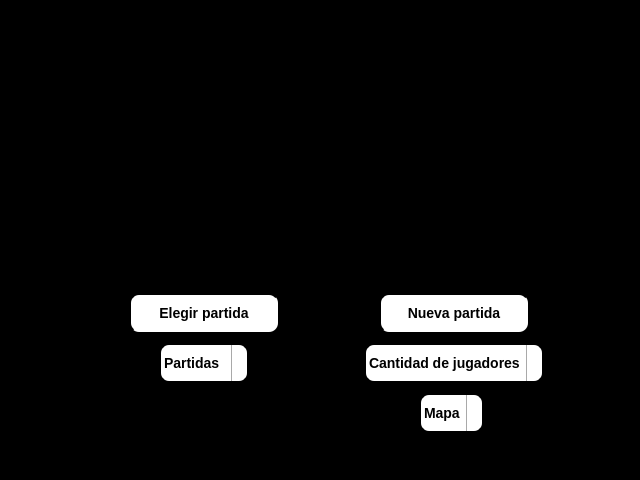
<?xml version="1.0" encoding="UTF-8"?>
<ui version="4.0">
 <class>MainWindow</class>
 <widget class="QMainWindow" name="MainWindow">
  <property name="enabled">
   <bool>true</bool>
  </property>
  <property name="geometry">
   <rect>
    <x>0</x>
    <y>0</y>
    <width>640</width>
    <height>480</height>
   </rect>
  </property>
  <property name="sizePolicy">
   <sizepolicy hsizetype="Expanding" vsizetype="Expanding">
    <horstretch>0</horstretch>
    <verstretch>0</verstretch>
   </sizepolicy>
  </property>
  <property name="minimumSize">
   <size>
    <width>640</width>
    <height>480</height>
   </size>
  </property>
  <property name="windowTitle">
   <string>Worms 2D</string>
  </property>
  <property name="styleSheet">
   <string notr="true">background-color: black;</string>
  </property>
  <widget class="QWidget" name="centralwidget">
   <property name="enabled">
    <bool>true</bool>
   </property>
   <property name="sizePolicy">
    <sizepolicy hsizetype="Expanding" vsizetype="Expanding">
     <horstretch>0</horstretch>
     <verstretch>0</verstretch>
    </sizepolicy>
   </property>
   <property name="minimumSize">
    <size>
     <width>640</width>
     <height>480</height>
    </size>
   </property>
   <property name="contextMenuPolicy">
    <enum>Qt::PreventContextMenu</enum>
   </property>
   <layout class="QGridLayout" name="gridLayout">
    <item row="0" column="0">
     <widget class="QFrame" name="frame_2">
      <property name="minimumSize">
       <size>
        <width>640</width>
        <height>240</height>
       </size>
      </property>
      <property name="maximumSize">
       <size>
        <width>640</width>
        <height>240</height>
       </size>
      </property>
      <property name="frameShape">
       <enum>QFrame::StyledPanel</enum>
      </property>
      <property name="frameShadow">
       <enum>QFrame::Raised</enum>
      </property>
      <widget class="QLabel" name="logo">
       <property name="geometry">
        <rect>
         <x>110</x>
         <y>8</y>
         <width>425</width>
         <height>240</height>
        </rect>
       </property>
       <property name="styleSheet">
        <string notr="true"/>
       </property>
       <property name="text">
        <string/>
       </property>
       <property name="pixmap">
        <pixmap>../client/vista/data/background1.jpg</pixmap>
       </property>
       <property name="scaledContents">
        <bool>true</bool>
       </property>
      </widget>
     </widget>
    </item>
    <item row="1" column="0">
     <widget class="QFrame" name="frame">
      <property name="enabled">
       <bool>true</bool>
      </property>
      <property name="sizePolicy">
       <sizepolicy hsizetype="Preferred" vsizetype="Preferred">
        <horstretch>0</horstretch>
        <verstretch>0</verstretch>
       </sizepolicy>
      </property>
      <property name="minimumSize">
       <size>
        <width>640</width>
        <height>240</height>
       </size>
      </property>
      <property name="maximumSize">
       <size>
        <width>640</width>
        <height>240</height>
       </size>
      </property>
      <property name="frameShape">
       <enum>QFrame::StyledPanel</enum>
      </property>
      <property name="frameShadow">
       <enum>QFrame::Raised</enum>
      </property>
      <widget class="QComboBox" name="partidasComboBox">
       <property name="geometry">
        <rect>
         <x>150</x>
         <y>100</y>
         <width>90</width>
         <height>40</height>
        </rect>
       </property>
       <property name="sizePolicy">
        <sizepolicy hsizetype="Preferred" vsizetype="Preferred">
         <horstretch>0</horstretch>
         <verstretch>0</verstretch>
        </sizepolicy>
       </property>
       <property name="maximumSize">
        <size>
         <width>300</width>
         <height>300</height>
        </size>
       </property>
       <property name="styleSheet">
        <string notr="true">QComboBox {
	background-color: white;
	border-style: outset;
	border-width: 2px;
	border-radius: 10px;
	font: bold 14px;
}

QComboBox QAbstractItemView {
	background: white;
	background-color: darkgray;
	border-style: outset;
	border-width: 2px;
	border-color: grey;
	font: bold 14px;
	color: black;
	border: 2px solid darkgray;
}

/*QComboBox QAbstractItemView {
	background: white;
	background-color: white;
	border-style: outset;
	border-width: 2px;
	border-color: grey;
	font: bold 14px;
	color: black;
}*/

QComboBox:on {
	padding-top: 3px;
	padding-left: 4px;
}

QComboBox::drop-down {
	subcontrol-origin: padding;
	subcontrol-position: top right;
	width: 15px;

	border-left-width: 1px;
	border-left-color: darkgray;
	border-left-style: solid;
	border-top-right-radius: 3px;
	border-bottom-right-radius: 3px;
}

/* QComboBox::down-arrow:on {
	top: 1px;
	left: 1px;
}*/</string>
       </property>
       <item>
        <property name="text">
         <string>Partidas</string>
        </property>
       </item>
      </widget>
      <widget class="QPushButton" name="elegirPartidaButton">
       <property name="geometry">
        <rect>
         <x>120</x>
         <y>50</y>
         <width>150</width>
         <height>40</height>
        </rect>
       </property>
       <property name="sizePolicy">
        <sizepolicy hsizetype="Preferred" vsizetype="Preferred">
         <horstretch>0</horstretch>
         <verstretch>0</verstretch>
        </sizepolicy>
       </property>
       <property name="maximumSize">
        <size>
         <width>300</width>
         <height>300</height>
        </size>
       </property>
       <property name="styleSheet">
        <string notr="true">QPushButton {
	background-color: white;
	border-style: outset;
	border-width: 2px;
	border-radius: 10px;
	font: bold 14px;
}

QPushButton:hover {
	background: grey;
}

QPushButton:pressed {
	background-color: grey;
	border-style: inset;
}</string>
       </property>
       <property name="text">
        <string>Elegir partida</string>
       </property>
      </widget>
      <widget class="QPushButton" name="nuevaPartidaButton">
       <property name="geometry">
        <rect>
         <x>370</x>
         <y>50</y>
         <width>150</width>
         <height>40</height>
        </rect>
       </property>
       <property name="sizePolicy">
        <sizepolicy hsizetype="Preferred" vsizetype="Preferred">
         <horstretch>0</horstretch>
         <verstretch>0</verstretch>
        </sizepolicy>
       </property>
       <property name="maximumSize">
        <size>
         <width>300</width>
         <height>300</height>
        </size>
       </property>
       <property name="styleSheet">
        <string notr="true">QPushButton {
	background-color: white;
	border-style: outset;
	border-width: 2px;
	border-radius: 10px;
	font: bold 14px;
}

QPushButton:hover {
	background: grey;
}

QPushButton:pressed {
	background-color: grey;
	border-style: inset;
}</string>
       </property>
       <property name="text">
        <string>Nueva partida</string>
       </property>
      </widget>
      <widget class="QComboBox" name="jugadoresComboBox">
       <property name="geometry">
        <rect>
         <x>355</x>
         <y>100</y>
         <width>180</width>
         <height>40</height>
        </rect>
       </property>
       <property name="styleSheet">
        <string notr="true">QComboBox {
	background-color: white;
	border-style: outset;
	border-width: 2px;
	border-radius: 10px;
	font: bold 14px;
}

QComboBox QAbstractItemView {
	background: white;
	background-color: darkgray;
	border-style: outset;
	border-width: 2px;
	border-color: grey;
	font: bold 14px;
	color: black;
	border: 2px solid darkgray;
}

QComboBox::drop-down {
	border-left-width: 1px;
	border-left-color: darkgray;
	border-left-style: solid;
	border-top-right-radius: 3px;
	border-bottom-right-radius: 3px;
}

QComboBox::item:hover {
	color: black;
	background-color: gray;
}</string>
       </property>
       <property name="editable">
        <bool>false</bool>
       </property>
       <property name="currentText">
        <string>Cantidad de jugadores</string>
       </property>
       <item>
        <property name="text">
         <string>Cantidad de jugadores</string>
        </property>
       </item>
       <item>
        <property name="text">
         <string>2</string>
        </property>
       </item>
       <item>
        <property name="text">
         <string>3</string>
        </property>
       </item>
      </widget>
      <widget class="QComboBox" name="mapaComboBox">
       <property name="geometry">
        <rect>
         <x>410</x>
         <y>150</y>
         <width>65</width>
         <height>40</height>
        </rect>
       </property>
       <property name="styleSheet">
        <string notr="true">QComboBox {
	background-color: white;
	border-style: outset;
	border-width: 2px;
	border-radius: 10px;
	font: bold 14px;
}

QComboBox QAbstractItemView {
	background: white;
	background-color: darkgray;
	border-style: outset;
	border-width: 2px;
	border-color: grey;
	font: bold 14px;
	color: black;
	border: 2px solid darkgray;
}

QComboBox::drop-down {
	border-left-width: 1px;
	border-left-color: darkgray;
	border-left-style: solid;
	border-top-right-radius: 3px;
	border-bottom-right-radius: 3px;
}

QComboBox::item:hover {
	color: black;
	background-color: gray;
}</string>
       </property>
       <property name="editable">
        <bool>false</bool>
       </property>
       <property name="currentText">
        <string>Mapa</string>
       </property>
       <item>
        <property name="text">
         <string>Mapa</string>
        </property>
       </item>
       <item>
        <property name="text">
         <string>1</string>
        </property>
       </item>
       <item>
        <property name="text">
         <string>2</string>
        </property>
       </item>
       <item>
        <property name="text">
         <string>3</string>
        </property>
       </item>
      </widget>
     </widget>
    </item>
   </layout>
  </widget>
 </widget>
 <resources/>
 <connections/>
</ui>
